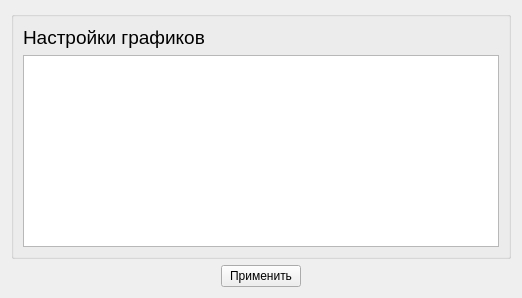
      <widget class="QWidget" name="page_2">
       <layout class="QGridLayout" name="gridLayout_7">
        <item row="0" column="0">
         <widget class="QGroupBox" name="groupBox_4">
          <property name="sizePolicy">
           <sizepolicy hsizetype="Preferred" vsizetype="Expanding">
            <horstretch>0</horstretch>
            <verstretch>0</verstretch>
           </sizepolicy>
          </property>
          <property name="minimumSize">
           <size>
            <width>500</width>
            <height>0</height>
           </size>
          </property>
          <property name="autoFillBackground">
           <bool>false</bool>
          </property>
          <property name="title">
           <string/>
          </property>
          <layout class="QVBoxLayout" name="verticalLayout_2">
           <item>
            <widget class="QLabel" name="label_2">
             <property name="sizePolicy">
              <sizepolicy hsizetype="Preferred" vsizetype="Fixed">
               <horstretch>0</horstretch>
               <verstretch>0</verstretch>
              </sizepolicy>
             </property>
             <property name="text">
              <string>&lt;html&gt;&lt;head/&gt;&lt;body&gt;&lt;p&gt;&lt;span style=&quot; font-size:14pt;&quot;&gt;Настройки графиков&lt;/span&gt;&lt;/p&gt;&lt;/body&gt;&lt;/html&gt;</string>
             </property>
            </widget>
           </item>
           <item>
            <widget class="QTableWidget" name="tableWidget">
             <property name="sizePolicy">
              <sizepolicy hsizetype="Expanding" vsizetype="Expanding">
               <horstretch>0</horstretch>
               <verstretch>0</verstretch>
              </sizepolicy>
             </property>
             <property name="minimumSize">
              <size>
               <width>0</width>
               <height>0</height>
              </size>
             </property>
             <property name="maximumSize">
              <size>
               <width>16777215</width>
               <height>16777215</height>
              </size>
             </property>
            </widget>
           </item>
          </layout>
         </widget>
        </item>
        <item row="1" column="0" alignment="Qt::AlignHCenter">
         <widget class="QPushButton" name="pushButton">
          <property name="sizePolicy">
           <sizepolicy hsizetype="Fixed" vsizetype="Fixed">
            <horstretch>0</horstretch>
            <verstretch>0</verstretch>
           </sizepolicy>
          </property>
          <property name="text">
           <string>Применить</string>
          </property>
         </widget>
        </item>
       </layout>
      </widget>
